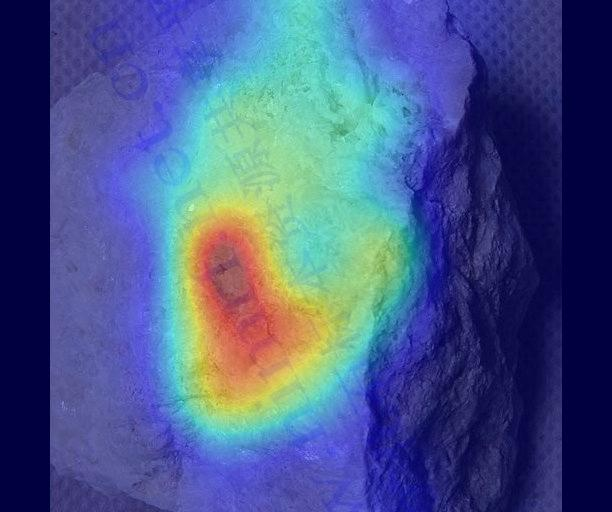
#> input picture cam.jpg, 612 x 512 px
$ python -i extend.py   (imports and definitions only)
#> lines starting #> are read from the running program, lines starting #| are printed output that depends on the picture
#> further down, picture is the input picture: shape (512, 612, 3); mean B, G, R 136.2, 87.9, 71.2
from pathlib import Path
from typing import Any

import numpy
from PIL import Image
from PIL import ImageFilter
import numpy as np
import uuid


# [4 lines left out: function traverse, not called in this run]


def createPath_R(path: str):
    path = Path(path)
    path.mkdir(parents=True, exist_ok=True)


# [28 lines left out: functions saveAs, openImg, randID, not called in this run]


def cropper(img: numpy.ndarray, top_discard=0.1):
#> called with top_discard = 0.1
    w, h, c = img.shape
#> w = 512; h = 612; c = 3
    img = img[:, int(top_discard * h):, :]
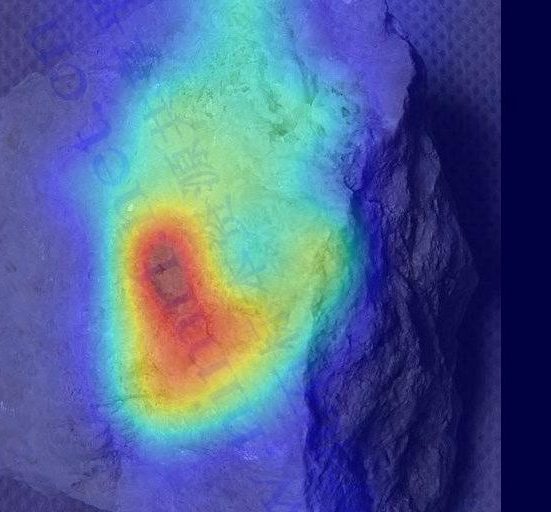
#> img: shape (512, 551, 3); mean of channels 0, 1, 2 142.5, 96, 77.3; drawn as B, G, R
    w, h, c = img.shape
#> h = 551
    croped_imges_wh = [
        # [0, w // 2, 0, h // 2], [0, w // 2, h // 2, h], [w // 2, w, 0, h // 2], [w // 2, w, h // 2, h]
        [w // 6 * 1, w // 6 * 5, h // 6 * 1, h // 6 * 5],
    ]
#> croped_imges_wh = [[85, 425, 91, 455]]
    croped_imges = []
    for args in croped_imges_wh:
        croped_imges.append(img[args[0]:args[1], args[2]:args[3], :])
#> after the loop, croped_imges = 1 item

    croped_imges = [Image.fromarray(e) for e in croped_imges] + \
                   [Image.fromarray(e).rotate(90) for e in croped_imges] + \
                   [Image.fromarray(e).rotate(45) for e in croped_imges] + \
                   [Image.fromarray(e).rotate(135) for e in croped_imges]
#> croped_imges = 4 items
                   # [Image.fromarray(e).filter(ImageFilter.BLUR) for e in croped_imges]
# [Image.fromarray(e).filter(ImageFilter.GaussianBlur(radius=2)) for e in croped_imges] + \
# [Image.fromarray(e).filter(ImageFilter.MedianFilter(size=3)) for e in croped_imges] + \


    return croped_imges


# [38 lines left out: functions saveImg, rename, cropDir, not called in this run]
            # saveImg(img, new_file)


# [14 lines not run here, left out]
    # for f in traverse(r'E:\数据\6C_train'):
    #     print(f)

>>> import cv2
>>> picture = cv2.imread('../cam.jpg')
>>> result = cropper(picture)
#> result = 4 items
